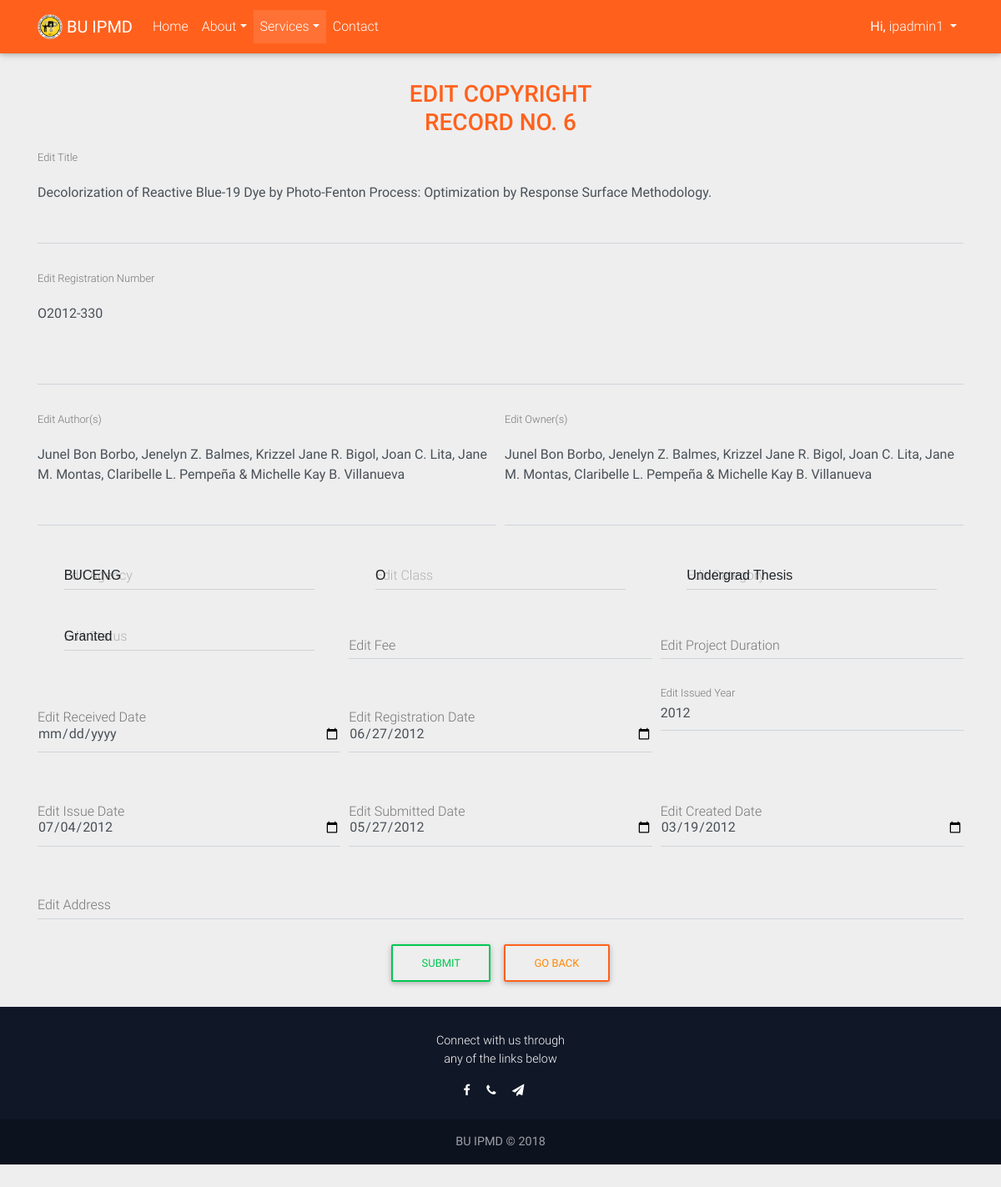
Screenshot of /functions/copyrights/edit.php?copyrights_id=6 (signed in) with the database file from the repository.
### tables this page shows
CREATE TABLE `copyrights` (
  `copyrights_id` int(10) NOT NULL,
  `copyrights_received_date` date DEFAULT NULL,
  `agency_id` int(3) DEFAULT NULL,
  `copyrights_title` longtext,
  `copyrights_authors` longtext,
  `class_id` int(2) DEFAULT NULL,
  `copyrights_reg_date` date DEFAULT NULL,
  `copyrights_reg_no` varchar(255) DEFAULT NULL,
  `copyrights_issue_date` date DEFAULT NULL,
  `copyrights_submitted_date` date DEFAULT NULL,
  `copyrights_created_date` date DEFAULT NULL,
  `category_id` int(2) DEFAULT NULL,
  `filestatus_id` int(2) DEFAULT NULL,
  `copyrights_year` year(4) DEFAULT NULL,
  `copyrights_owner` varchar(255) DEFAULT NULL,
  `copyrights_fee` int(255) DEFAULT NULL,
  `copyrights_address` varchar(255) DEFAULT NULL,
  `copyrights_project_duration` varchar(255) DEFAULT NULL
);

CREATE TABLE `agencies` (
  `agency_id` int(11) NOT NULL,
  `agency_name` varchar(50) DEFAULT NULL
);

CREATE TABLE `classes` (
  `class_id` int(11) NOT NULL,
  `class_name` varchar(2) DEFAULT NULL,
  `class_desc` longtext
);

CREATE TABLE `categories` (
  `category_id` int(11) NOT NULL,
  `category_name` varchar(50) DEFAULT NULL
);

CREATE TABLE `filestatus` (
  `filestatus_id` int(11) NOT NULL,
  `filestatus_name` longtext
);

### functions/copyrights/edit.php (the view, shortened to what this page needs)
<?php
include ("../db.php");
?>
<!DOCTYPE html>
<html lang="en">
<head>
    <link rel="stylesheet" href="https://maxcdn.bootstrapcdn.com/font-awesome/4.7.0/css/font-awesome.min.css">
    <link href="../../components/css/bootstrap.css" rel="stylesheet">
    <link href="../../components/css/mdb.css" rel="stylesheet">
    <link href="../../components/css/style.css" rel="stylesheet">
    <link rel="stylesheet" href="../../components/css/getmdl-select.min.css">
    <link rel="stylesheet" href="../../components/css/material.css"">
</head>
<body style="background-color: #eee;">
  <nav class="navbar fixed-top navbar-expand-lg navbar-dark scrolling-navbar">
    <div class="container">
      <a class="navbar-brand" href="index.php">
        <strong><img src="../../favicon.ico" style="height: 30px;width: 30px; margin-top: -4px;"> BU IPMD </strong>
      </a>
      <div class="collapse navbar-collapse" id="navbarSupportedContent">
        <ul class="navbar-nav mr-auto">
          <li class="nav-item">
            <a class="nav-link" href="../../index.php">Home
            </a>
          </li>
            <li class="nav-item dropdown">
                <a class="nav-link dropdown-toggle" id="navbarDropdownMenuLink" data-toggle="dropdown" aria-haspopup="true" aria-expanded="false">About</a>
            </li>
            <li class="nav-item dropdown active">
              <a class="nav-link dropdown-toggle" id="navbarDropdownMenuLink" data-toggle="dropdown" aria-haspopup="true" aria-expanded="false">Services<span class="sr-only">(current)</span></a>
            </li>
            <li class="nav-item">
            <a class="nav-link" href="../../contact.php" target="">Contact</a>
            </li>
        </ul>
        <ul class="navbar-nav nav-flex-icons">
            <li class="nav-item dropdown">
                <a class="nav-link dropdown-toggle" id="navbarDropdownMenuLink" data-toggle="dropdown" aria-haspopup="true" aria-expanded="false">
                <?php
                  if (isset($_SESSION['user_name'])) {
                      echo "<b>Hi,&nbsp;</b>";
                      echo $_SESSION['user_name'];
                  }
                  else{
                      echo '<i class="fa fa-user-circle"></i>';
                  }
                ?>
                </a>
            </li>
        </ul>
      </div>
    </div>
  </nav>
  <main >
    <div class="container">
      <br><br>
      <section>
        <br><br>
        <center>
          <?php
          if(isset($_GET['copyrights_id']))
            {
              $copyrights_id = $_GET["copyrights_id"];
              $query = mysqli_query($connect, "SELECT * FROM copyrights WHERE copyrights_id = $copyrights_id");
              $row=mysqli_fetch_array($query);
              $title=$row['copyrights_title'];
              $reg_no=$row['copyrights_reg_no'];
              $age=$row['agency_id'];
              $clas=$row['class_id'];
              $cat=$row['category_id'];
              $status=$row['filestatus_id'];
              $authors=$row['copyrights_authors'];
              $owner=$row['copyrights_owner'];
              $received_date=$row['copyrights_received_date'];
              $reg_date=$row['copyrights_reg_date'];
              $year=$row['copyrights_year'];
              $issue_date=$row['copyrights_issue_date'];
              $submitted_date=$row['copyrights_submitted_date'];
              $created_date=$row['copyrights_created_date'];
              $duration=$row['copyrights_project_duration'];
              $fee=$row['copyrights_fee'];
              $address=$row['copyrights_address'];
            }
            $agen_que = "SELECT * FROM agencies WHERE agency_id=$age";
            $agen_res = mysqli_query($connect, $agen_que);
            $agen_row = mysqli_fetch_array($agen_res );
                $age=$agen_row['agency_name'];
            $clas_que = "SELECT * FROM classes WHERE class_id=$clas";
            $clas_res = mysqli_query($connect, $clas_que);
            $clas_row = mysqli_fetch_array($clas_res );
                $clas=$clas_row['class_name'];
            $catn_que = "SELECT * FROM categories WHERE category_id=$cat";
            $catn_res = mysqli_query($connect, $catn_que);
            $catn_row = mysqli_fetch_array($catn_res );
                $cat=$catn_row['category_name'];
            $statn_que = "SELECT * FROM filestatus WHERE filestatus_id=$status";
            $statn_res = mysqli_query($connect, $statn_que);
            $statn_row = mysqli_fetch_array($statn_res );
                $status=$statn_row['filestatus_name'];
          ?>
        <h1 class="h3 orange-text text-center">EDIT COPYRIGHT <br> RECORD NO. <?php echo $copyrights_id;?></h1>
        <form action="update.php" method="post">
            <div class="form-row">
              <div class="col">
                <div class="md-form">
                        <textarea id="copyrights_title" name="copyrights_title" type="text" value="" class="form-control md-textarea" rows="2"><?php echo htmlspecialchars($title); ?></textarea>
                        <label for="copyrights_title">Edit Title</label>
                </div>
              </div>
            </div>
            <div class="form-row">
                <div class="col">
                    <div class="md-form">
                        <textarea id="copyrights_reg_no" name="copyrights_reg_no" type="text" value="" class="form-control md-textarea" rows="3"><?php echo htmlspecialchars($reg_no); ?></textarea>
                        <label for="copyrights_reg_no">Edit Registration Number</label>
                    </div>
                </div>
            </div>
            <div class="form-row">
                <div class="col">
                    <div class="md-form">
                        <textarea type="text" id="copyrights_authors" name="copyrights_authors" value="" class="form-control md-textarea" rows="3"><?php echo htmlspecialchars($authors); ?></textarea>
                        <label for="copyrights_authors">Edit Author(s)</label>
                    </div>
                </div>
                <div class="col">
                    <div class="md-form">
                        <textarea type="text" id="copyrights_owner" name="copyrights_owner" value="" class="form-control md-textarea" rows="3"><?php echo htmlspecialchars($owner); ?></textarea>
                        <label for="copyrights_owner">Edit Owner(s)</label>
                    </div>
                </div>
            </div>
            <div class="form-row">
                <div class="col-4">
                 <div class="mdl-textfield mdl-js-textfield mdl-textfield--floating-label getmdl-select getmdl-select__fix-height">
                        <input type="text" id="agency_id" name="agency_id" class="mdl-textfield__input" value="<?php echo $age; ?>" placeholder="<?php echo $age; ?>" readonly>
                        <label for="agency_id"  class="mdl-textfield__label">Edit Agency</label>
                    </div>
                </div>
                <div class="col-4">
                       <div class="mdl-textfield mdl-js-textfield mdl-textfield--floating-label getmdl-select getmdl-select__fix-height">
                        <input type="text" id="class_id" name="class_id" class="mdl-textfield__input" value="<?php echo $clas; ?>" placeholder="<?php echo $clas; ?>"  readonly>
                        <label for="class_id"  class="mdl-textfield__label">Edit Class</label>
                    </div>
                </div>
                <div class="col-4">
                       <div class="mdl-textfield mdl-js-textfield mdl-textfield--floating-label getmdl-select getmdl-select__fix-height">
                        <input type="text" id="category_id" name="category_id" class="mdl-textfield__input" value="<?php echo $cat; ?>" placeholder="<?php echo $cat; ?>"  readonly>
                        <label for="category_id"  class="mdl-textfield__label">Edit Category</label>
                    </div>
                </div>
              <div class="col-4">
                    <div class="mdl-textfield mdl-js-textfield mdl-textfield--floating-label getmdl-select getmdl-select__fix-height">
                      <input type="text" id="filestatus_id" name="filestatus_id" class="mdl-textfield__input" value="<?php echo $status; ?>" placeholder="<?php echo $status; ?>"  readonly>
                      <label for="filestatus_id" class="mdl-textfield__label">Edit Status</label>
                  </div>
              </div>
               <div class="col-4">
                  <div class="md-form">
                      <input type="text" id="copyrights_fee" name="copyrights_fee" class="form-control" value="<?php echo $fee; ?>">
                      <label for="copyrights_fee">Edit Fee</label>
                  </div>
               </div>
                <div class="col-4">
                  <div class="md-form">
                      <input type="text" id="copyrights_project_duration" name="copyrights_project_duration" class="form-control" value="<?php echo $duration; ?>">
                      <label for="copyrights_project_duration">Edit Project Duration</label>
                  </div>
              </div>
            </div>
            <div class="form-row">
                <div class="col-4">
                    <div class="md-form">
                        <label for="copyrights_received_date" disabled>Edit Received Date</label> <br>
                        <input type="date" id="copyrights_received_date" name="copyrights_received_date" class="form-control" value="<?php echo $received_date; ?>">
                    </div>
                </div>
                <div class="col-4">
                    <div class="md-form">
                        <label for="copyrights_reg_date" disabled>Edit Registration Date</label> <br>
                        <input type="date" id="copyrights_reg_date" name="copyrights_reg_date" class="form-control" value="<?php echo $reg_date; ?>">
                    </div>
                </div>
                <div class="col-4">
                  <div class="md-form">
                      <label for="copyrights_year" disabled>Edit Issued Year</label>
                      <input type="number" id="copyrights_year" name="copyrights_year" class="form-control" value="<?php echo $year; ?>">
                  </div>
                </div>
                <div class="col-4">
                    <div class="md-form">
                        <label for="copyrights_issue_date" disabled>Edit Issue Date</label> <br>
                        <input type="date" id="copyrights_issue_date" name="copyrights_issue_date" class="form-control" value="<?php echo $issue_date; ?>">
                    </div>
                </div>
                <div class="col-4">
                  <div class="md-form">
                      <label for="copyrights_submitted_date" disabled>Edit Submitted Date</label><br>
                      <input type="date" id="copyrights_submitted_date" name="copyrights_submitted_date" class="form-control" value="<?php echo $submitted_date; ?>">
                  </div>
                </div>
                <div class="col-4">
                  <div class="md-form">
                      <label for="copyrights_created_date" disabled>Edit Created Date</label><br>
                      <input type="date" id="copyrights_created_date" name="copyrights_created_date" class="form-control" value="<?php echo $created_date; ?>">
                  </div>
                </div>
                <div class="col">
                  <div class="md-form">
                      <input type="text" id="copyrights_address" name="copyrights_address" class="form-control" value="<?php echo $address; ?>">
                      <label for="copyrights_address">Edit Address</label>
                  </div>
               </div>
            </div>
            <div class="form-row">
              <div class="col">
               <center>
                <button class="btn btn-primary btn-outline-success" name="update" type="submit">
                    SUBMIT
                </button>
                <a href="javascript:window.open('','_self').close();">
                <button class="btn btn-primary btn-outline-warning" type="button">
                    GO BACK
                </button></a>
              </center>
            </div>
          </div>
        </form>
        </center>
      </section>
    </div>
  </main>
  <footer class="page-footer text-center font-small mt-4 wow fadeIn">
    <div class="col" style="height: 30px;"></div>
    <div class="pb-4">
      <center><p>Connect with us through <br>any of the links below</p></center>
      <a href="https://www.facebook.com/buipmd" title="BUIPMD FACEBOOK" target="_self">
        <i class="fa fa-facebook mr-3"></i>
      </a>
      <a href="contact.php" title="(052) 742-1909" target="_self">
        <i class="fa fa-phone mr-3"></i>
      </a>
      <a href="contact.php" title="0928-756-9576" target="_self">
        <i class="fa fa-send mr-3"></i>
      </a>
    </div>
    <div class="footer-copyright py-3">
      <strong>BU IPMD © 2018 </strong>
    </div>
  </footer>
</body>
</html>

### components/css/style.css (style rules this page uses)
html, body, .view { height: 100%; }
.navbar { background-color: rgba(0, 0, 0, 0.2); }
.page-footer { background-color: #101727; }
.navbar { background-color: #FF611D; }
.navbar a { color: orange; }
.btn:before { content: ""; position: absolute; top: 50%; left: 50%; display: block; width: 0; padding-top: 0; border-radius: 100%; background-color: rgba(236, 240, 241, .3); -webkit-transform: translate(-50%, -50%); -moz-transform: translate(-50%, -50%); -ms-transform: translate(-50%, -50%); -o-transform: translate(-50%, -50%); transform: translate(-50%, -50%); }
*, *:before, *:after { box-sizing: border-box; }
textarea { width: 100%; padding: 12px 20px; margin: 8px 0; box-sizing: border-box; border: 1px solid #ccc; -webkit-transition: 0.5s; transition: 0.5s; outline: none; border-radius: 7px; resize: none; }
b { display: inline-block; }

### rows the page displays
copyrights: copyrights_title "Decolorization of Reactive Blue-19 Dye by Photo-Fenton Process: Optimization by Response Surface Methodology.", copyrights_reg_no "O2012-330", copyrights_authors "Junel Bon Borbo, Jenelyn Z. Balmes, Krizzel Jane R. Bigol, Joan C. Lita, Jane M. Montas, Claribelle L. Pempeña & Michelle Kay B. Villanueva", copyrights_owner "Junel Bon Borbo, Jenelyn Z. Balmes, Krizzel Jane R. Bigol, Joan C. Lita, Jane M. Montas, Claribelle L. Pempeña & Michelle Kay B. Villanueva", copyrights_reg_date "06/27/2012", copyrights_year "2012", copyrights_issue_date "07/04/2012", copyrights_submitted_date "05/27/2012", copyrights_created_date "03/19/2012"
agencies: agency_id "BUCENG"
classes: class_id "O"
categories: category_id "Undergrad Thesis"
filestatus: filestatus_id "Granted"

### other values shown
$_SESSION['user_name'] "ipadmin1"
$copyrights_id "6"
